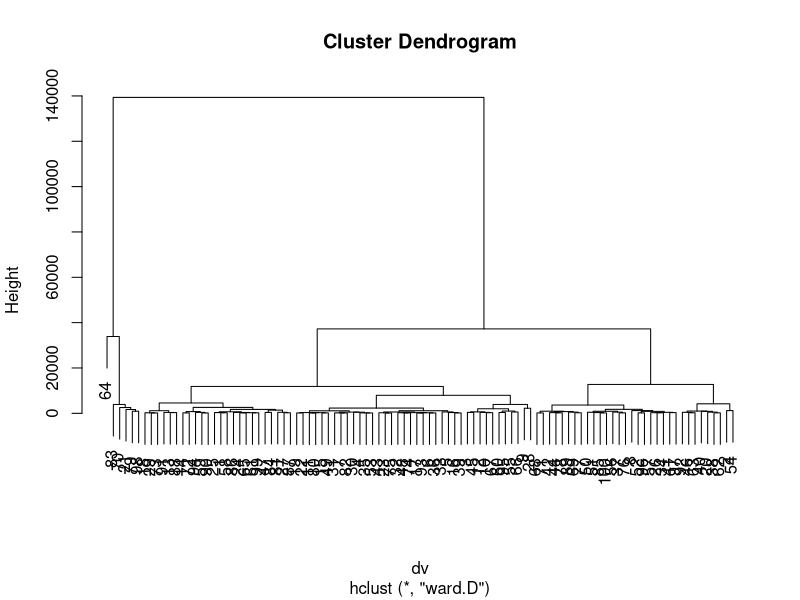
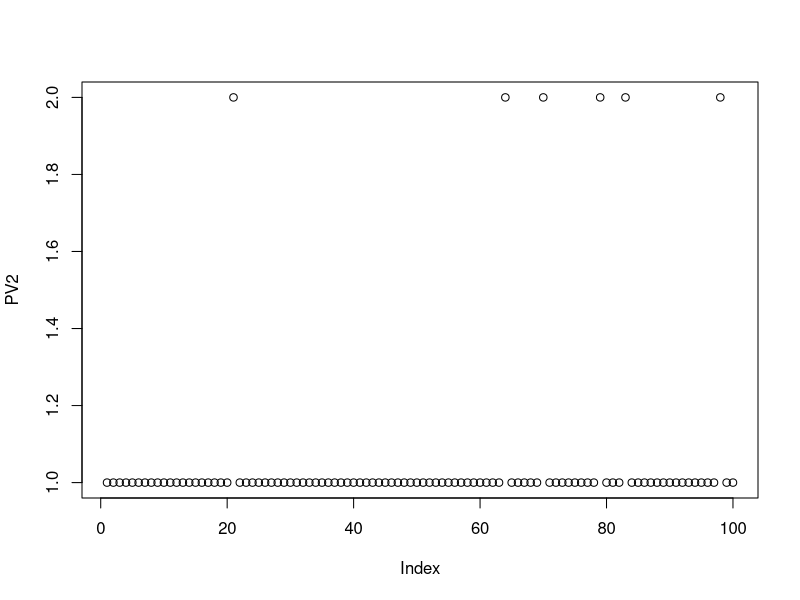

Here is the R script that generated these plots, in order:
## ---- chunk 1
knitr::opts_chunk$set(echo = TRUE)
## ---- chunk 2
library(readr)
villes <- read_delim("villes.csv", delim = "\t", 
    escape_double = FALSE, trim_ws = TRUE)
Villes=villes[2:55]
n=nrow(villes)
villes=scale(Villes)*sqrt(n/(n-1))
#print(villes)
dv=dist(Villes, method="euclidean")
#print(dv)
CAHV = hclust(d=dv, method = "ward.D")
plot(CAHV)
PV2 = cutree(tree = CAHV, k=2)
plot(PV2)
R2_PV2 = cbind(rep(0 , ncol(villes)))
for (i in cbind(1:ncol(villes))) {
  R2_PV2[i] = summary(lm(villes[,i]~as.factor(PV2)))$r.squared}
row.names(R2_PV2) = colnames(Villes)
R2G_PV2 = mean(R2_PV2)
print(R2G_PV2)
#boxplot(villes[,j]~as.factor(PV2))
